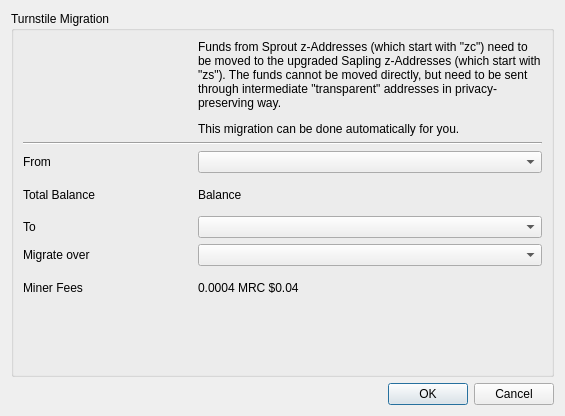
<?xml version="1.0" encoding="UTF-8"?>
<ui version="4.0">
 <class>Turnstile</class>
 <widget class="QDialog" name="Turnstile">
  <property name="geometry">
   <rect>
    <x>0</x>
    <y>0</y>
    <width>565</width>
    <height>416</height>
   </rect>
  </property>
  <property name="windowTitle">
   <string>Turnstile Migration</string>
  </property>
  <layout class="QVBoxLayout" name="verticalLayout">
   <item>
    <widget class="QGroupBox" name="groupBox">
     <property name="title">
      <string>Turnstile Migration</string>
     </property>
     <layout class="QVBoxLayout" name="verticalLayout_2">
      <item>
       <layout class="QGridLayout" name="gridLayout">
        <item row="0" column="0">
         <widget class="QLabel" name="msgIcon">
          <property name="text">
           <string/>
          </property>
          <property name="alignment">
           <set>Qt::AlignCenter</set>
          </property>
         </widget>
        </item>
        <item row="5" column="0">
         <widget class="QLabel" name="label_2">
          <property name="sizePolicy">
           <sizepolicy hsizetype="Minimum" vsizetype="Preferred">
            <horstretch>0</horstretch>
            <verstretch>0</verstretch>
           </sizepolicy>
          </property>
          <property name="text">
           <string>Migrate over</string>
          </property>
         </widget>
        </item>
        <item row="2" column="0">
         <widget class="QLabel" name="label">
          <property name="sizePolicy">
           <sizepolicy hsizetype="Minimum" vsizetype="Preferred">
            <horstretch>0</horstretch>
            <verstretch>0</verstretch>
           </sizepolicy>
          </property>
          <property name="text">
           <string>From</string>
          </property>
         </widget>
        </item>
        <item row="2" column="1" colspan="2">
         <widget class="AddressCombo" name="migrateZaddList">
          <property name="sizePolicy">
           <sizepolicy hsizetype="Expanding" vsizetype="Fixed">
            <horstretch>0</horstretch>
            <verstretch>0</verstretch>
           </sizepolicy>
          </property>
          <property name="editable">
           <bool>false</bool>
          </property>
          <property name="currentText">
           <string/>
          </property>
         </widget>
        </item>
        <item row="5" column="1" colspan="2">
         <widget class="QComboBox" name="privLevel">
          <property name="sizePolicy">
           <sizepolicy hsizetype="Expanding" vsizetype="Fixed">
            <horstretch>0</horstretch>
            <verstretch>0</verstretch>
           </sizepolicy>
          </property>
         </widget>
        </item>
        <item row="0" column="1" colspan="2">
         <widget class="QLabel" name="label_8">
          <property name="text">
           <string>&lt;html&gt;&lt;head/&gt;&lt;body&gt;&lt;p&gt;Funds from Sprout z-Addresses (which start with &amp;quot;zc&amp;quot;) need to be moved to the upgraded Sapling z-Addresses (which start with &amp;quot;zs&amp;quot;). The funds cannot be moved directly, but need to be sent through intermediate &amp;quot;transparent&amp;quot; addresses in privacy-preserving way.&lt;/p&gt;&lt;p&gt;This migration can be done automatically for you.&lt;/p&gt;&lt;/body&gt;&lt;/html&gt;</string>
          </property>
          <property name="wordWrap">
           <bool>true</bool>
          </property>
         </widget>
        </item>
        <item row="4" column="0">
         <widget class="QLabel" name="label_9">
          <property name="sizePolicy">
           <sizepolicy hsizetype="Minimum" vsizetype="Preferred">
            <horstretch>0</horstretch>
            <verstretch>0</verstretch>
           </sizepolicy>
          </property>
          <property name="text">
           <string>To</string>
          </property>
         </widget>
        </item>
        <item row="4" column="1" colspan="2">
         <widget class="AddressCombo" name="migrateTo"/>
        </item>
        <item row="1" column="0" colspan="3">
         <widget class="Line" name="line">
          <property name="orientation">
           <enum>Qt::Horizontal</enum>
          </property>
         </widget>
        </item>
        <item row="3" column="1">
         <widget class="QLabel" name="fromBalance">
          <property name="text">
           <string>Balance</string>
          </property>
         </widget>
        </item>
        <item row="7" column="0" rowspan="2" colspan="3">
         <spacer name="verticalSpacer">
          <property name="orientation">
           <enum>Qt::Vertical</enum>
          </property>
          <property name="sizeHint" stdset="0">
           <size>
            <width>20</width>
            <height>40</height>
           </size>
          </property>
         </spacer>
        </item>
        <item row="6" column="0">
         <widget class="QLabel" name="label_5">
          <property name="sizePolicy">
           <sizepolicy hsizetype="Minimum" vsizetype="Preferred">
            <horstretch>0</horstretch>
            <verstretch>0</verstretch>
           </sizepolicy>
          </property>
          <property name="text">
           <string>Miner Fees</string>
          </property>
         </widget>
        </item>
        <item row="6" column="1" colspan="2">
         <widget class="QLabel" name="minerFee">
          <property name="sizePolicy">
           <sizepolicy hsizetype="Expanding" vsizetype="Preferred">
            <horstretch>0</horstretch>
            <verstretch>0</verstretch>
           </sizepolicy>
          </property>
          <property name="text">
           <string>0.0004 MRC $0.04</string>
          </property>
          <property name="alignment">
           <set>Qt::AlignLeading|Qt::AlignLeft|Qt::AlignVCenter</set>
          </property>
         </widget>
        </item>
        <item row="3" column="0">
         <widget class="QLabel" name="label_3">
          <property name="text">
           <string>Total Balance</string>
          </property>
         </widget>
        </item>
       </layout>
      </item>
     </layout>
    </widget>
   </item>
   <item>
    <widget class="QDialogButtonBox" name="buttonBox">
     <property name="orientation">
      <enum>Qt::Horizontal</enum>
     </property>
     <property name="standardButtons">
      <set>QDialogButtonBox::Cancel|QDialogButtonBox::Ok</set>
     </property>
    </widget>
   </item>
  </layout>
 </widget>
 <customwidgets>
  <customwidget>
   <class>AddressCombo</class>
   <extends>QComboBox</extends>
   <header>addresscombo.h</header>
  </customwidget>
 </customwidgets>
 <resources/>
 <connections>
  <connection>
   <sender>buttonBox</sender>
   <signal>accepted()</signal>
   <receiver>Turnstile</receiver>
   <slot>accept()</slot>
   <hints>
    <hint type="sourcelabel">
     <x>248</x>
     <y>254</y>
    </hint>
    <hint type="destinationlabel">
     <x>157</x>
     <y>274</y>
    </hint>
   </hints>
  </connection>
  <connection>
   <sender>buttonBox</sender>
   <signal>rejected()</signal>
   <receiver>Turnstile</receiver>
   <slot>reject()</slot>
   <hints>
    <hint type="sourcelabel">
     <x>316</x>
     <y>260</y>
    </hint>
    <hint type="destinationlabel">
     <x>286</x>
     <y>274</y>
    </hint>
   </hints>
  </connection>
 </connections>
</ui>
